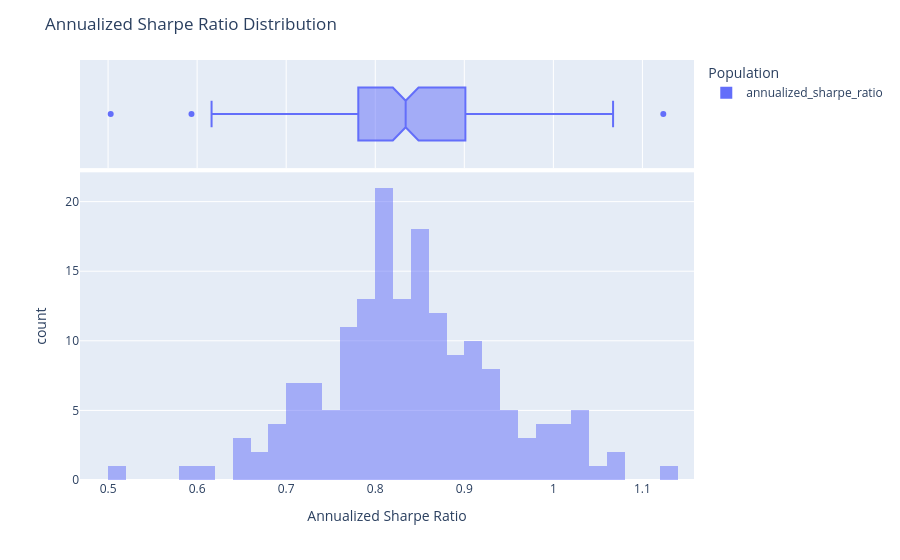

Notebook source saved alongside this figure:
### Code cell
pred_stacking.plot_distribution(
    measure_list=[RatioMeasure.ANNUALIZED_SHARPE_RATIO], n_bins=40
)

### Figure 1 — Plotly figure (JSON) as saved in the notebook; plotly's stock layout.template omitted (floating-point values rounded to 4 significant figures; data arrays with more than 128 entries replaced by an {"elided": "..."} marker saying what was removed)
{"data": [{"alignmentgroup": "True", "bingroup": "x", "hovertemplate": "Population=annualized_sharpe_ratio<br>_value=%{x}<br>count=%{y}<extra></extra>", "legendgroup": "annualized_sharpe_ratio", "marker": {"color": "#636efa", "opacity": 0.5, "pattern": {"shape": ""}}, "name": "annualized_sharpe_ratio", "nbinsx": 40, "offsetgroup": "annualized_sharpe_ratio", "orientation": "v", "showlegend": true, "type": "histogram", "x": {"elided": "171 float values"}, "xaxis": "x", "yaxis": "y"}, {"alignmentgroup": "True", "hovertemplate": "Population=annualized_sharpe_ratio<br>_value=%{x}<extra></extra>", "legendgroup": "annualized_sharpe_ratio", "marker": {"color": "#636efa"}, "name": "annualized_sharpe_ratio", "notched": true, "offsetgroup": "annualized_sharpe_ratio", "showlegend": false, "type": "box", "x": {"elided": "171 float values"}, "xaxis": "x2", "yaxis": "y2"}], "layout": {"barmode": "overlay", "legend": {"title": {"text": "Population"}, "tracegroupgap": 0}, "margin": {"t": 60}, "title": {"text": "Annualized Sharpe Ratio Distribution"}, "xaxis": {"anchor": "y", "domain": [0, 1], "title": {"text": "Annualized Sharpe Ratio"}}, "xaxis2": {"anchor": "y2", "domain": [0, 1], "matches": "x", "showgrid": true, "showticklabels": false}, "yaxis": {"anchor": "x", "domain": [0, 0.7326], "title": {"text": "count"}}, "yaxis2": {"anchor": "x2", "domain": [0.7426, 1], "matches": "y2", "showgrid": false, "showline": false, "showticklabels": false, "ticks": ""}}}
